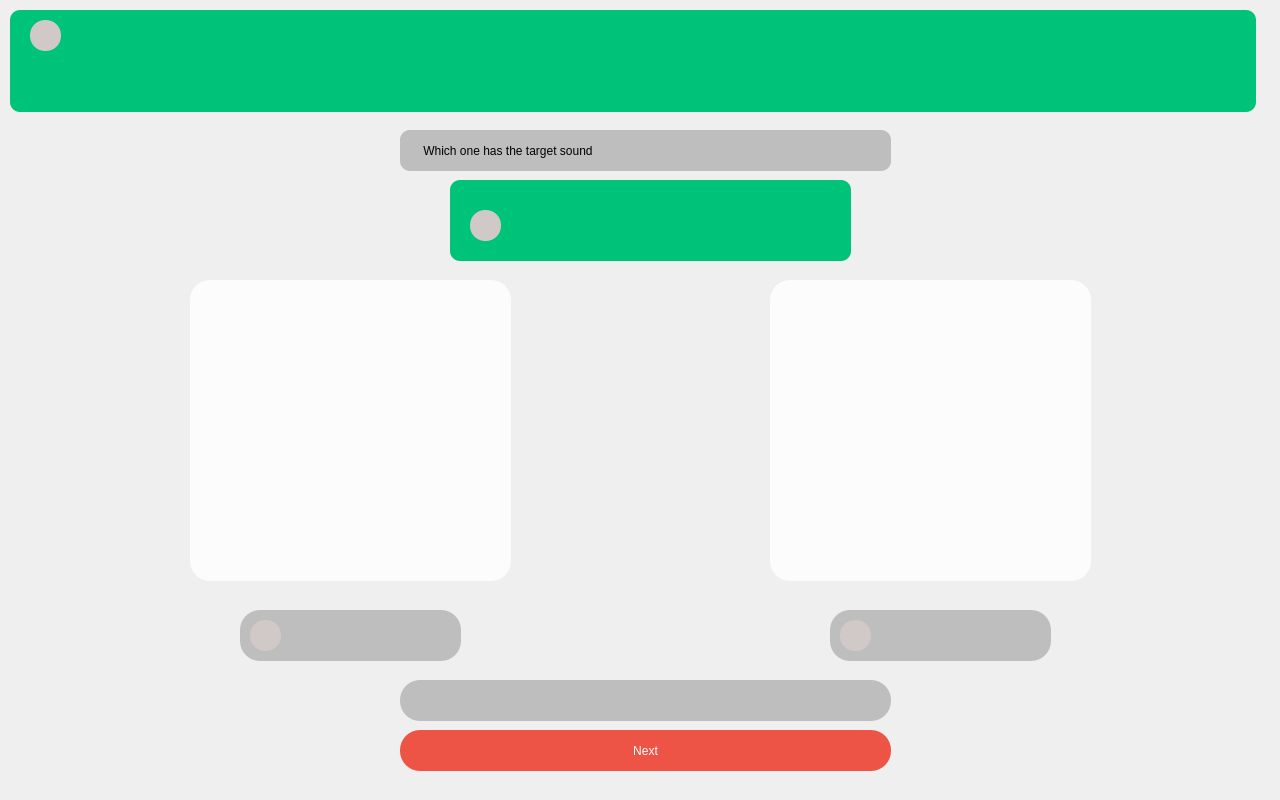
<?xml version="1.0" encoding="UTF-8"?>
<ui version="4.0">
 <class>Dialog</class>
 <widget class="QDialog" name="Dialog">
  <property name="geometry">
   <rect>
    <x>0</x>
    <y>0</y>
    <width>1280</width>
    <height>800</height>
   </rect>
  </property>
  <property name="windowTitle">
   <string>Dialog</string>
  </property>
  <widget class="QLabel" name="soundname">
   <property name="geometry">
    <rect>
     <x>10</x>
     <y>10</y>
     <width>1246</width>
     <height>102</height>
    </rect>
   </property>
   <property name="styleSheet">
    <string notr="true">background: rgb(0, 195, 122);
border-radius: 10px 10px 20px 20px;
opacity: 1;</string>
   </property>
   <property name="text">
    <string>&lt;html&gt;&lt;head/&gt;&lt;body&gt;&lt;p align=&quot;center&quot;&gt;&lt;br/&gt;&lt;/p&gt;&lt;/body&gt;&lt;/html&gt;</string>
   </property>
  </widget>
  <widget class="QPushButton" name="backbutton">
   <property name="geometry">
    <rect>
     <x>30</x>
     <y>20</y>
     <width>31</width>
     <height>31</height>
    </rect>
   </property>
   <property name="styleSheet">
    <string notr="true">border-radius: 15px 15px 35px 35px;
background-color: rgb(208, 201, 199);</string>
   </property>
   <property name="text">
    <string/>
   </property>
   <property name="icon">
    <iconset>
     <normaloff>images/back.png</normaloff>images/back.png</iconset>
   </property>
  </widget>
  <widget class="QLabel" name="label">
   <property name="geometry">
    <rect>
     <x>400</x>
     <y>130</y>
     <width>491</width>
     <height>41</height>
    </rect>
   </property>
   <property name="styleSheet">
    <string notr="true">border-radius: 10px 10px 20px 20px;
font: 16pt &quot;MS Shell Dlg 2&quot;;
background-color: rgb(190, 190, 190);
opacity: 1;</string>
   </property>
   <property name="text">
    <string>       Which one has the target sound</string>
   </property>
  </widget>
  <widget class="QLabel" name="label_2">
   <property name="geometry">
    <rect>
     <x>400</x>
     <y>680</y>
     <width>491</width>
     <height>41</height>
    </rect>
   </property>
   <property name="styleSheet">
    <string notr="true">border-radius: 20px 20px 35px 35px;
font: 16pt &quot;MS Shell Dlg 2&quot;;
background-color: rgb(190, 190, 190);
opacity: 1;</string>
   </property>
   <property name="text">
    <string/>
   </property>
  </widget>
  <widget class="QPushButton" name="nextbutton">
   <property name="geometry">
    <rect>
     <x>400</x>
     <y>730</y>
     <width>491</width>
     <height>41</height>
    </rect>
   </property>
   <property name="styleSheet">
    <string notr="true">border-radius: 20px 20px 35px 35px;
background-color: rgb(238, 84, 69);
color: rgb(255, 0, 0);

color: rgb(255, 255, 255);

font: 75 16pt &quot;MS Shell Dlg 2&quot;;</string>
   </property>
   <property name="text">
    <string>Next</string>
   </property>
  </widget>
  <widget class="QPushButton" name="Sbutton">
   <property name="geometry">
    <rect>
     <x>470</x>
     <y>210</y>
     <width>31</width>
     <height>31</height>
    </rect>
   </property>
   <property name="styleSheet">
    <string notr="true">border-radius: 15px 15px 35px 35px;
background-color: rgb(208, 201, 199);</string>
   </property>
   <property name="text">
    <string/>
   </property>
   <property name="icon">
    <iconset>
     <normaloff>images/speaker-interface-audio-symbol.png</normaloff>images/speaker-interface-audio-symbol.png</iconset>
   </property>
  </widget>
  <widget class="QLabel" name="wordname">
   <property name="geometry">
    <rect>
     <x>450</x>
     <y>180</y>
     <width>401</width>
     <height>81</height>
    </rect>
   </property>
   <property name="styleSheet">
    <string notr="true">background: rgb(0, 195, 122);
font: 8pt &quot;Myriad Hebrew&quot;;
border-radius: 10px 10px 20px 20px;
opacity: 1;</string>
   </property>
   <property name="text">
    <string>&lt;html&gt;&lt;head/&gt;&lt;body&gt;&lt;p align=&quot;center&quot;&gt;&lt;br/&gt;&lt;/p&gt;&lt;/body&gt;&lt;/html&gt;</string>
   </property>
  </widget>
  <widget class="QLabel" name="label_4">
   <property name="geometry">
    <rect>
     <x>770</x>
     <y>280</y>
     <width>321</width>
     <height>301</height>
    </rect>
   </property>
   <property name="styleSheet">
    <string notr="true">background-color: rgb(252, 252, 252);
border-radius: 20px 20px 35px 35px;
opacity: 1;
</string>
   </property>
   <property name="text">
    <string/>
   </property>
  </widget>
  <widget class="QPushButton" name="SB1">
   <property name="geometry">
    <rect>
     <x>250</x>
     <y>620</y>
     <width>31</width>
     <height>31</height>
    </rect>
   </property>
   <property name="styleSheet">
    <string notr="true">border-radius: 15px 15px 35px 35px;
background-color: rgb(208, 201, 199);</string>
   </property>
   <property name="text">
    <string/>
   </property>
   <property name="icon">
    <iconset>
     <normaloff>images/speaker-interface-audio-symbol.png</normaloff>images/speaker-interface-audio-symbol.png</iconset>
   </property>
  </widget>
  <widget class="QPushButton" name="B1">
   <property name="geometry">
    <rect>
     <x>240</x>
     <y>610</y>
     <width>221</width>
     <height>51</height>
    </rect>
   </property>
   <property name="whatsThis">
    <string>&lt;html&gt;&lt;head/&gt;&lt;body&gt;&lt;p align=&quot;right&quot;&gt;منبه&lt;/p&gt;&lt;/body&gt;&lt;/html&gt;</string>
   </property>
   <property name="styleSheet">
    <string notr="true">border-radius: 20px 20px 35px 35px;
font: 16pt &quot;MS Shell Dlg 2&quot;;
background-color: rgb(190, 190, 190);
opacity: 1;</string>
   </property>
   <property name="text">
    <string/>
   </property>
  </widget>
  <widget class="QPushButton" name="SB2">
   <property name="geometry">
    <rect>
     <x>840</x>
     <y>620</y>
     <width>31</width>
     <height>31</height>
    </rect>
   </property>
   <property name="styleSheet">
    <string notr="true">border-radius: 15px 15px 35px 35px;
background-color: rgb(208, 201, 199);</string>
   </property>
   <property name="text">
    <string/>
   </property>
   <property name="icon">
    <iconset>
     <normaloff>images/speaker-interface-audio-symbol.png</normaloff>images/speaker-interface-audio-symbol.png</iconset>
   </property>
  </widget>
  <widget class="QPushButton" name="B2">
   <property name="geometry">
    <rect>
     <x>830</x>
     <y>610</y>
     <width>221</width>
     <height>51</height>
    </rect>
   </property>
   <property name="whatsThis">
    <string>&lt;html&gt;&lt;head/&gt;&lt;body&gt;&lt;p align=&quot;right&quot;&gt;منبه&lt;/p&gt;&lt;/body&gt;&lt;/html&gt;</string>
   </property>
   <property name="styleSheet">
    <string notr="true">border-radius: 20px 20px 35px 35px;
font: 16pt &quot;MS Shell Dlg 2&quot;;
background-color: rgb(190, 190, 190);
opacity: 1;</string>
   </property>
   <property name="text">
    <string/>
   </property>
  </widget>
  <widget class="QLabel" name="label_5">
   <property name="geometry">
    <rect>
     <x>190</x>
     <y>280</y>
     <width>321</width>
     <height>301</height>
    </rect>
   </property>
   <property name="styleSheet">
    <string notr="true">background-color: rgb(252, 252, 252);
border-radius: 20px 20px 35px 35px;
opacity: 1;
</string>
   </property>
   <property name="text">
    <string/>
   </property>
  </widget>
  <widget class="QLabel" name="wordsound">
   <property name="geometry">
    <rect>
     <x>330</x>
     <y>630</y>
     <width>55</width>
     <height>16</height>
    </rect>
   </property>
   <property name="text">
    <string/>
   </property>
  </widget>
  <widget class="QLabel" name="wordsound_2">
   <property name="geometry">
    <rect>
     <x>910</x>
     <y>620</y>
     <width>55</width>
     <height>16</height>
    </rect>
   </property>
   <property name="text">
    <string/>
   </property>
  </widget>
  <widget class="QLabel" name="label_3">
   <property name="geometry">
    <rect>
     <x>500</x>
     <y>230</y>
     <width>55</width>
     <height>16</height>
    </rect>
   </property>
   <property name="text">
    <string/>
   </property>
  </widget>
  <zorder>wordsound_2</zorder>
  <zorder>wordsound</zorder>
  <zorder>B2</zorder>
  <zorder>B1</zorder>
  <zorder>wordname</zorder>
  <zorder>soundname</zorder>
  <zorder>backbutton</zorder>
  <zorder>label</zorder>
  <zorder>label_2</zorder>
  <zorder>nextbutton</zorder>
  <zorder>Sbutton</zorder>
  <zorder>label_4</zorder>
  <zorder>SB1</zorder>
  <zorder>SB2</zorder>
  <zorder>label_5</zorder>
  <zorder>label_3</zorder>
 </widget>
 <resources/>
 <connections/>
</ui>
